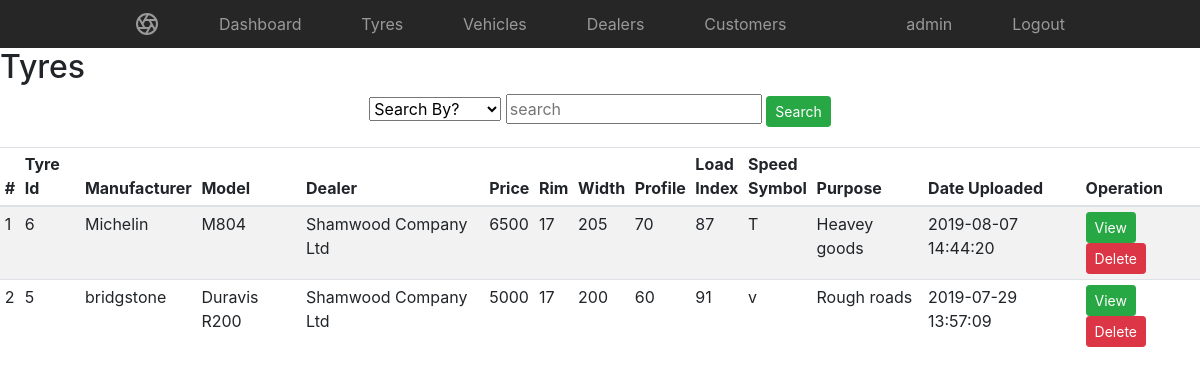
Page /admin/tyres.php (signed in) on the committed database.
### tables this page shows
CREATE TABLE `tyres` (
  `tyre_id` int(100) NOT NULL,
  `manufacturer` varchar(100) NOT NULL,
  `type` varchar(100) NOT NULL,
  `rim` int(100) NOT NULL,
  `width` int(100) NOT NULL,
  `profile` int(100) NOT NULL,
  `load_index` int(100) NOT NULL,
  `speed_symbol` varchar(2) NOT NULL,
  `image` varchar(100) NOT NULL,
  `purpose` int(100) NOT NULL,
  `price` int(100) NOT NULL,
  `dealer` int(100) NOT NULL,
  `date_added` datetime NOT NULL DEFAULT CURRENT_TIMESTAMP
);

CREATE TABLE `users` (
  `user_id` int(1) NOT NULL,
  `name` varchar(100) NOT NULL,
  `email` varchar(100) NOT NULL,
  `password` varchar(256) NOT NULL,
  `type` int(1) NOT NULL,
  `city` varchar(100) DEFAULT NULL,
  `location` longtext,
  `phone` varchar(13) DEFAULT NULL
);

CREATE TABLE `purpose` (
  `purpose_id` int(100) NOT NULL,
  `purpose` varchar(100) NOT NULL
);

### admin/tyres.php (the view, shortened to what this page needs)
<?php
include("../includes/connect.php");
if(!isset($_SESSION['admin'])){
header("location: ../login.php?error=You need to be logged in!");
}else{
?>
<!doctype html>
<html lang="en">
  <head>
<link rel="stylesheet" href="https://maxcdn.bootstrapcdn.com/bootstrap/4.0.0/css/bootstrap.min.css">
    <link href="../css/style.css" rel="stylesheet">
  </head>
  <body>
    <nav class="site-header sticky-top py-1">
  <div class="container d-flex flex-column flex-md-row justify-content-between">
    <a class="py-2" href="#">
    </a>
    <a class="py-2 d-none d-md-inline-block" href="home.php">Dashboard</a>
    <a class="py-2 d-none d-md-inline-block" href="tyres.php">Tyres</a>
    <a class="py-2 d-none d-md-inline-block" href="vehicles.php">Vehicles</a>
    <a class="py-2 d-none d-md-inline-block" href="company.php">Dealers</a>
    <a class="py-2 d-none d-md-inline-block" href="customers.php">Customers</a>
    <a class="py-2 d-none d-md-inline-block" href="#"><?php print $_SESSION['name'];?></a>
    <a class="py-2 d-none d-md-inline-block" href="../processes/logout.php">Logout</a>
  </div>
</nav>
<h2>Tyres</h2>
<div align="center" style="padding-left:0px;padding-bottom:10px">
<form method="POST" action="#">
<select type="text" name="cat" required>
								<option>Search By?</option>
				  </select>
<input type="text" name="name" placeholder="search" required>
<button type="submit" class="btn btn-sm btn-success" name="search">Search</button>
</form>
</div>
      <div class="table-responsive" style="padding-top:10px">
        <table class="table table-striped table-sm">
          <thead>
            <tr>
              <th>#</th>
              <th>Tyre Id</th>
              <th>Manufacturer</th>
              <th>Model</th>
              <th>Dealer</th>
              <th>Price</th>
              <th>Rim</th>
              <th>Width</th>
              <th>Profile</th>
              <th>Load<br/> Index</th>
              <th>Speed <br/>Symbol</th>
              <th>Purpose</th>
              <th>Date Uploaded</th>
              <th>Operation</th>
            </tr>
          </thead>
          <tbody>
		  <?php
		   if(isset($_POST["search"])){
			  $cat=$_POST["cat"];
			  $search=$_POST["name"];
			  $qry="SELECT * FROM tyres WHERE $cat like '%$search%' ORDER BY tyre_id DESC";
		}else{
		  $qry="SELECT * FROM tyres ORDER BY tyre_id DESC";
		}
          $res = $pdo->query($qry);
          $counter=1;
		  if($res->num_rows > 0){
		  while($row = $res->fetch_assoc()){
			  $dealer=$row["dealer"];
			  $d_qry = "SELECT * FROM users WHERE user_id = '$dealer'";
			  $d_res = $pdo->query($d_qry);
			  $d_row=$d_res->fetch_assoc();
			  $purp=$row["purpose"];
			  $purpqry = "SELECT * FROM purpose WHERE purpose_id = '$purp'";
			  $purpres = $pdo->query($purpqry);
			  $purprow=$purpres->fetch_assoc();
		  ?>
            <tr>
              <td><?php echo $counter;?></td>
              <td><?php echo $row["tyre_id"];?></td>
              <td><?php echo $row["manufacturer"];?></td>
              <td><?php echo $row["type"];?></td>
              <td><?php echo $d_row["name"];?></td>
              <td><?php echo $row["price"];?></td>
              <td><?php echo $row["rim"];?></td>
              <td><?php echo $row["width"];?></td>
              <td><?php echo $row["profile"];?></td>
              <td><?php echo $row["load_index"];?></td>
              <td><?php echo $row["speed_symbol"];?></td>
              <td><?php echo $purprow["purpose"];?></td>
              <td><?php echo $row["date_added"];?></td>
              <td><a class="btn btn-sm btn-success" href="tyre_view.php?tyre_id=<?php echo $row["tyre_id"];?>">View</a>
			  <a class="btn btn-sm btn-danger" href="../processes/tyre_delete.php?tyre_id=<?php echo $row["tyre_id"];?>" role="button" onClick="return confirm('Do you really want to delete?');">Delete</a></td>
            </tr>
			<?php
			$counter++;
		  }
		  }else{
		  print "No data";
		  }
			?>
          </tbody>
        </table>
		</div>
      </body>
</html>
<?php
}
?>

### css/style.css (style rules this page uses)
.container { max-width: 960px; }
.site-header { background-color: rgba(0, 0, 0, .85); -webkit-backdrop-filter: saturate(180%) blur(20px); backdrop-filter: saturate(180%) blur(20px); }
.site-header a { color: #999; transition: ease-in-out color .15s; }

### rows in the picture
tyres: tyre_id "6", manufacturer "Michelin", type "M804", dealer.name "Shamwood Company Ltd", price "6500", rim "17", width "205", profile "70", load_index "87", speed_symbol "T", purpose.purpose "Heavey goods", date_added "2019-08-07 14:44:20"
tyres: tyre_id "5", manufacturer "bridgstone", type "Duravis R200", dealer.name "Shamwood Company Ltd", price "5000", rim "17", width "200", profile "60", load_index "91", speed_symbol "v", purpose.purpose "Rough roads", date_added "2019-07-29 13:57:09"

### other values in the picture
$_SESSION['name'] "admin"
